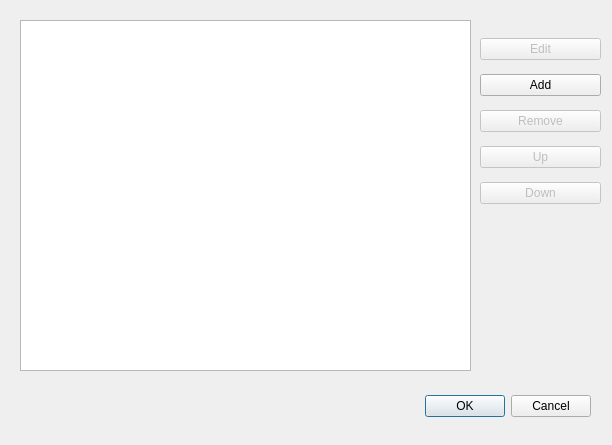
<?xml version="1.0" encoding="UTF-8"?>
<ui version="4.0">
 <class>DataPathEditor</class>
 <widget class="QDialog" name="DataPathEditor">
  <property name="geometry">
   <rect>
    <x>0</x>
    <y>0</y>
    <width>612</width>
    <height>445</height>
   </rect>
  </property>
  <property name="windowTitle">
   <string>Dialog</string>
  </property>
  <widget class="QDialogButtonBox" name="buttonBox">
   <property name="geometry">
    <rect>
     <x>250</x>
     <y>390</y>
     <width>341</width>
     <height>32</height>
    </rect>
   </property>
   <property name="orientation">
    <enum>Qt::Horizontal</enum>
   </property>
   <property name="standardButtons">
    <set>QDialogButtonBox::Cancel|QDialogButtonBox::Ok</set>
   </property>
  </widget>
  <widget class="QListWidget" name="mPathList">
   <property name="geometry">
    <rect>
     <x>20</x>
     <y>20</y>
     <width>451</width>
     <height>351</height>
    </rect>
   </property>
  </widget>
  <widget class="QWidget" name="verticalLayoutWidget">
   <property name="geometry">
    <rect>
     <x>480</x>
     <y>30</y>
     <width>121</width>
     <height>183</height>
    </rect>
   </property>
   <layout class="QVBoxLayout" name="verticalLayout">
    <item>
     <widget class="QPushButton" name="mEditButton">
      <property name="enabled">
       <bool>false</bool>
      </property>
      <property name="text">
       <string>Edit</string>
      </property>
     </widget>
    </item>
    <item>
     <widget class="QPushButton" name="mAddButton">
      <property name="text">
       <string>Add</string>
      </property>
     </widget>
    </item>
    <item>
     <widget class="QPushButton" name="mRemoveButton">
      <property name="enabled">
       <bool>false</bool>
      </property>
      <property name="text">
       <string>Remove</string>
      </property>
     </widget>
    </item>
    <item>
     <widget class="QPushButton" name="mUpButton">
      <property name="enabled">
       <bool>false</bool>
      </property>
      <property name="text">
       <string>Up</string>
      </property>
     </widget>
    </item>
    <item>
     <widget class="QPushButton" name="mDownButton">
      <property name="enabled">
       <bool>false</bool>
      </property>
      <property name="text">
       <string>Down</string>
      </property>
     </widget>
    </item>
   </layout>
  </widget>
 </widget>
 <resources/>
 <connections>
  <connection>
   <sender>buttonBox</sender>
   <signal>accepted()</signal>
   <receiver>DataPathEditor</receiver>
   <slot>accept()</slot>
   <hints>
    <hint type="sourcelabel">
     <x>248</x>
     <y>254</y>
    </hint>
    <hint type="destinationlabel">
     <x>157</x>
     <y>274</y>
    </hint>
   </hints>
  </connection>
  <connection>
   <sender>buttonBox</sender>
   <signal>rejected()</signal>
   <receiver>DataPathEditor</receiver>
   <slot>reject()</slot>
   <hints>
    <hint type="sourcelabel">
     <x>316</x>
     <y>260</y>
    </hint>
    <hint type="destinationlabel">
     <x>286</x>
     <y>274</y>
    </hint>
   </hints>
  </connection>
 </connections>
</ui>
